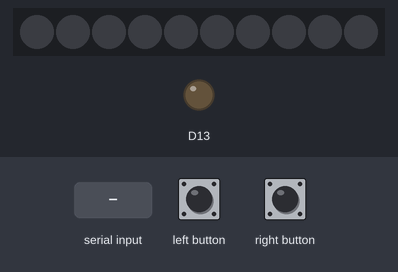
The sketch below on a simulated Adafruit Circuit Playground Express. Parts: 10 RGB LEDs in strip order, left to right, output pins drawn as LEDs (lit = HIGH). The inputs (shaded band) are chosen by the test bench. Dim RGB values are drawn brighter than linear.

Above: at 1.2 s.
1.3 s: "90,45\n" received over Serial
At 3.5 s:
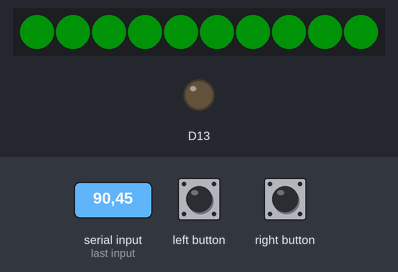
3.8 s: "30,150\n" received over Serial
At 5.6 s:
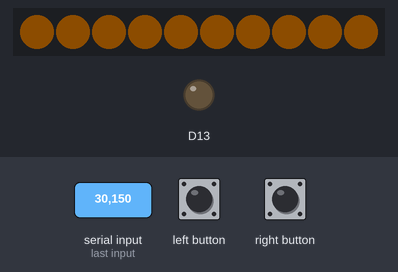
6.3 s: "5\n" received over Serial
8.8 s: "200\n" received over Serial
At 10.6 s:
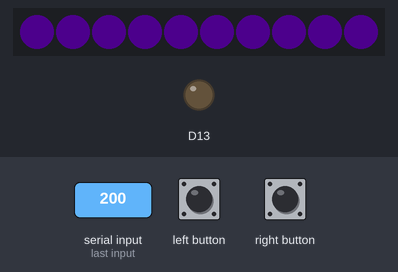
Timing chart, 0 to 12.1 s (numbered marks = the images above; inputs shaded):
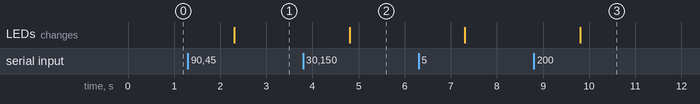

The sketch:

WebSerialBasicExample.ino
```cpp
#include <Adafruit_CircuitPlayground.h>
String recvString;
void colorAll(int c){
  for(int i = 0; i < 10; i++){
    CircuitPlayground.setPixelColor(i,CircuitPlayground.colorWheel(c));
  }
}
void setup() {
  CircuitPlayground.begin();
}
void loop() {
  if (Serial.available()) {
    recvString = Serial.readString();
    if (recvString == "0") {
      CircuitPlayground.clearPixels();
    } else {
      colorAll(recvString.toInt());
    }
  }
  if(CircuitPlayground.leftButton() && CircuitPlayground.rightButton()){
    Serial.println("yellow");
    delay(1000);
  }else if(CircuitPlayground.leftButton()){
    Serial.println("cyan");
    delay(1000);
  }else if(CircuitPlayground.rightButton()){
    Serial.println("magenta");
    delay(1000);
  }
}
```

Measured:
- after the input at 1.3 s, the LEDs: change after 1.0 s (image 1)
- after the input at 3.8 s, the LEDs: change after 1.0 s (image 2)
- after the input at 8.8 s, the LEDs: change after 1.0 s (image 3)
